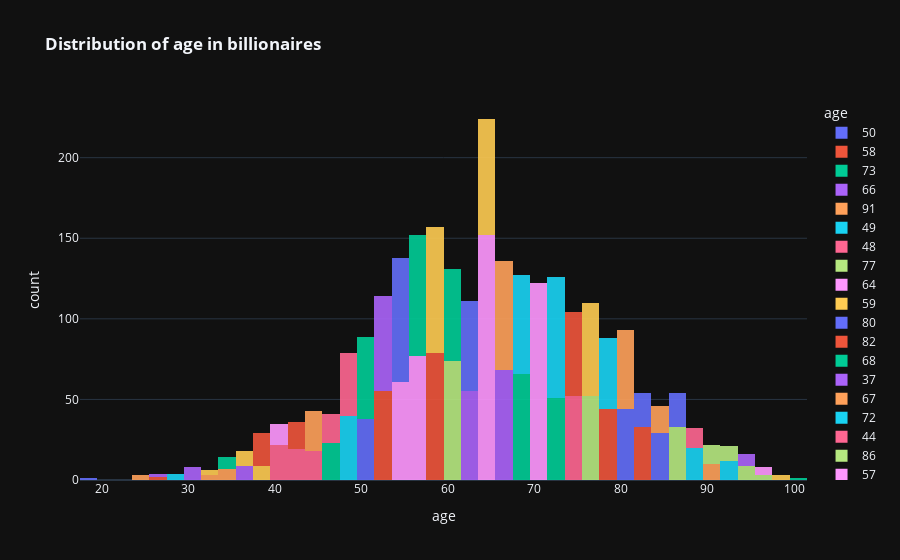

Notebook cell for this chart:
### Code cell
fig = px.histogram(forbes, x = 'age', template = 'plotly_dark', 
                   color = 'age', opacity = 0.9, title = '<b>Distribution of age in billionaires')
fig.show()

### Figure 1 — Plotly figure (JSON) as saved in the notebook; plotly's stock layout.template omitted (floating-point values rounded to 4 significant figures; data arrays with more than 128 entries replaced by an {"elided": "..."} marker saying what was removed)
{"data": [{"alignmentgroup": "True", "bingroup": "x", "hovertemplate": "age=%{x}<br>count=%{y}<extra></extra>", "legendgroup": "50", "marker": {"color": "#636efa", "opacity": 0.9, "pattern": {"shape": ""}}, "name": "50", "offsetgroup": "50", "orientation": "v", "showlegend": true, "type": "histogram", "x": [50, 50, 50, 50, 50, 50, 50, 50, 50, 50, 50, 50, 50, 50, 50, 50, 50, 50, 50, 50, 50, 50, 50, 50, 50, 50, 50, 50, 50, 50, 50, 50, 50, 50, 50, 50, 50, 50], "xaxis": "x", "yaxis": "y"}, {"alignmentgroup": "True", "bingroup": "x", "hovertemplate": "age=%{x}<br>count=%{y}<extra></extra>", "legendgroup": "58", "marker": {"color": "#EF553B", "opacity": 0.9, "pattern": {"shape": ""}}, "name": "58", "offsetgroup": "58", "orientation": "v", "showlegend": true, "type": "histogram", "x": [58, 58, 58, 58, 58, 58, 58, 58, 58, 58, 58, 58, 58, 58, 58, 58, 58, 58, 58, 58, 58, 58, 58, 58, 58, 58, 58, 58, 58, 58, 58, 58, 58, 58, 58, 58, 58, 58, 58, 58, 58, 58, 58, 58, 58, 58, 58, 58, 58, 58, 58, 58, 58, 58, 58, 58, 58, 58, 58, 58, 58, 58, 58, 58, 58, 58, 58, 58, 58, 58, 58, 58, 58, 58, 58, 58, 58, 58, 58], "xaxis": "x", "yaxis": "y"}, {"alignmentgroup": "True", "bingroup": "x", "hovertemplate": "age=%{x}<br>count=%{y}<extra></extra>", "legendgroup": "73", "marker": {"color": "#00cc96", "opacity": 0.9, "pattern": {"shape": ""}}, "name": "73", "offsetgroup": "73", "orientation": "v", "showlegend": true, "type": "histogram", "x": [73, 73, 73, 73, 73, 73, 73, 73, 73, 73, 73, 73, 73, 73, 73, 73, 73, 73, 73, 73, 73, 73, 73, 73, 73, 73, 73, 73, 73, 73, 73, 73, 73, 73, 73, 73, 73, 73, 73, 73, 73, 73, 73, 73, 73, 73, 73, 73, 73, 73, 73], "xaxis": "x", "yaxis": "y"}, {"alignmentgroup": "True", "bingroup": "x", "hovertemplate": "age=%{x}<br>count=%{y}<extra></extra>", "legendgroup": "66", "marker": {"color": "#ab63fa", "opacity": 0.9, "pattern": {"shape": ""}}, "name": "66", "offsetgroup": "66", "orientation": "v", "showlegend": true, "type": "histogram", "x": [66, 66, 66, 66, 66, 66, 66, 66, 66, 66, 66, 66, 66, 66, 66, 66, 66, 66, 66, 66, 66, 66, 66, 66, 66, 66, 66, 66, 66, 66, 66, 66, 66, 66, 66, 66, 66, 66, 66, 66, 66, 66, 66, 66, 66, 66, 66, 66, 66, 66, 66, 66, 66, 66, 66, 66, 66, 66, 66, 66, 66, 66, 66, 66, 66, 66, 66, 66], "xaxis": "x", "yaxis": "y"}, {"alignmentgroup": "True", "bingroup": "x", "hovertemplate": "age=%{x}<br>count=%{y}<extra></extra>", "legendgroup": "91", "marker": {"color": "#FFA15A", "opacity": 0.9, "pattern": {"shape": ""}}, "name": "91", "offsetgroup": "91", "orientation": "v", "showlegend": true, "type": "histogram", "x": [91, 91, 91, 91, 91, 91, 91, 91, 91, 91], "xaxis": "x", "yaxis": "y"}, {"alignmentgroup": "True", "bingroup": "x", "hovertemplate": "age=%{x}<br>count=%{y}<extra></extra>", "legendgroup": "49", "marker": {"color": "#19d3f3", "opacity": 0.9, "pattern": {"shape": ""}}, "name": "49", "offsetgroup": "49", "orientation": "v", "showlegend": true, "type": "histogram", "x": [49, 49, 49, 49, 49, 49, 49, 49, 49, 49, 49, 49, 49, 49, 49, 49, 49, 49, 49, 49, 49, 49, 49, 49, 49, 49, 49, 49, 49, 49, 49, 49, 49, 49, 49, 49, 49, 49, 49, 49], "xaxis": "x", "yaxis": "y"}, {"alignmentgroup": "True", "bingroup": "x", "hovertemplate": "age=%{x}<br>count=%{y}<extra></extra>", "legendgroup": "48", "marker": {"color": "#FF6692", "opacity": 0.9, "pattern": {"shape": ""}}, "name": "48", "offsetgroup": "48", "orientation": "v", "showlegend": true, "type": "histogram", "x": [48, 48, 48, 48, 48, 48, 48, 48, 48, 48, 48, 48, 48, 48, 48, 48, 48, 48, 48, 48, 48, 48, 48, 48, 48, 48, 48, 48, 48, 48, 48, 48, 48, 48, 48, 48, 48, 48, 48], "xaxis": "x", "yaxis": "y"}, {"alignmentgroup": "True", "bingroup": "x", "hovertemplate": "age=%{x}<br>count=%{y}<extra></extra>", "legendgroup": "77", "marker": {"color": "#B6E880", "opacity": 0.9, "pattern": {"shape": ""}}, "name": "77", "offsetgroup": "77", "orientation": "v", "showlegend": true, "type": "histogram", "x": [77, 77, 77, 77, 77, 77, 77, 77, 77, 77, 77, 77, 77, 77, 77, 77, 77, 77, 77, 77, 77, 77, 77, 77, 77, 77, 77, 77, 77, 77, 77, 77, 77, 77, 77, 77, 77, 77, 77, 77, 77, 77, 77, 77, 77, 77, 77, 77, 77, 77, 77, 77], "xaxis": "x", "yaxis": "y"}, {"alignmentgroup": "True", "bingroup": "x", "hovertemplate": "age=%{x}<br>count=%{y}<extra></extra>", "legendgroup": "64", "marker": {"color": "#FF97FF", "opacity": 0.9, "pattern": {"shape": ""}}, "name": "64", "offsetgroup": "64", "orientation": "v", "showlegend": true, "type": "histogram", "x": {"elided": "152 int values"}, "xaxis": "x", "yaxis": "y"}, {"alignmentgroup": "True", "bingroup": "x", "hovertemplate": "age=%{x}<br>count=%{y}<extra></extra>", "legendgroup": "59", "marker": {"color": "#FECB52", "opacity": 0.9, "pattern": {"shape": ""}}, "name": "59", "offsetgroup": "59", "orientation": "v", "showlegend": true, "type": "histogram", "x": [59, 59, 59, 59, 59, 59, 59, 59, 59, 59, 59, 59, 59, 59, 59, 59, 59, 59, 59, 59, 59, 59, 59, 59, 59, 59, 59, 59, 59, 59, 59, 59, 59, 59, 59, 59, 59, 59, 59, 59, 59, 59, 59, 59, 59, 59, 59, 59, 59, 59, 59, 59, 59, 59, 59, 59, 59, 59, 59, 59, 59, 59, 59, 59, 59, 59, 59, 59, 59, 59, 59, 59, 59, 59, 59, 59, 59, 59], "xaxis": "x", "yaxis": "y"}, {"alignmentgroup": "True", "bingroup": "x", "hovertemplate": "age=%{x}<br>count=%{y}<extra></extra>", "legendgroup": "80", "marker": {"color": "#636efa", "opacity": 0.9, "pattern": {"shape": ""}}, "name": "80", "offsetgroup": "80", "orientation": "v", "showlegend": true, "type": "histogram", "x": [80, 80, 80, 80, 80, 80, 80, 80, 80, 80, 80, 80, 80, 80, 80, 80, 80, 80, 80, 80, 80, 80, 80, 80, 80, 80, 80, 80, 80, 80, 80, 80, 80, 80, 80, 80, 80, 80, 80, 80, 80, 80, 80, 80], "xaxis": "x", "yaxis": "y"}, {"alignmentgroup": "True", "bingroup": "x", "hovertemplate": "age=%{x}<br>count=%{y}<extra></extra>", "legendgroup": "82", "marker": {"color": "#EF553B", "opacity": 0.9, "pattern": {"shape": ""}}, "name": "82", "offsetgroup": "82", "orientation": "v", "showlegend": true, "type": "histogram", "x": [82, 82, 82, 82, 82, 82, 82, 82, 82, 82, 82, 82, 82, 82, 82, 82, 82, 82, 82, 82, 82, 82, 82, 82, 82, 82, 82, 82, 82, 82, 82, 82, 82], "xaxis": "x", "yaxis": "y"}, {"alignmentgroup": "True", "bingroup": "x", "hovertemplate": "age=%{x}<br>count=%{y}<extra></extra>", "legendgroup": "68", "marker": {"color": "#00cc96", "opacity": 0.9, "pattern": {"shape": ""}}, "name": "68", "offsetgroup": "68", "orientation": "v", "showlegend": true, "type": "histogram", "x": [68, 68, 68, 68, 68, 68, 68, 68, 68, 68, 68, 68, 68, 68, 68, 68, 68, 68, 68, 68, 68, 68, 68, 68, 68, 68, 68, 68, 68, 68, 68, 68, 68, 68, 68, 68, 68, 68, 68, 68, 68, 68, 68, 68, 68, 68, 68, 68, 68, 68, 68, 68, 68, 68, 68, 68, 68, 68, 68, 68, 68, 68, 68, 68, 68, 68], "xaxis": "x", "yaxis": "y"}, {"alignmentgroup": "True", "bingroup": "x", "hovertemplate": "age=%{x}<br>count=%{y}<extra></extra>", "legendgroup": "37", "marker": {"color": "#ab63fa", "opacity": 0.9, "pattern": {"shape": ""}}, "name": "37", "offsetgroup": "37", "orientation": "v", "showlegend": true, "type": "histogram", "x": [37, 37, 37, 37, 37, 37, 37, 37, 37], "xaxis": "x", "yaxis": "y"}, {"alignmentgroup": "True", "bingroup": "x", "hovertemplate": "age=%{x}<br>count=%{y}<extra></extra>", "legendgroup": "67", "marker": {"color": "#FFA15A", "opacity": 0.9, "pattern": {"shape": ""}}, "name": "67", "offsetgroup": "67", "orientation": "v", "showlegend": true, "type": "histogram", "x": [67, 67, 67, 67, 67, 67, 67, 67, 67, 67, 67, 67, 67, 67, 67, 67, 67, 67, 67, 67, 67, 67, 67, 67, 67, 67, 67, 67, 67, 67, 67, 67, 67, 67, 67, 67, 67, 67, 67, 67, 67, 67, 67, 67, 67, 67, 67, 67, 67, 67, 67, 67, 67, 67, 67, 67, 67, 67, 67, 67, 67, 67, 67, 67, 67, 67, 67, 67], "xaxis": "x", "yaxis": "y"}, {"alignmentgroup": "True", "bingroup": "x", "hovertemplate": "age=%{x}<br>count=%{y}<extra></extra>", "legendgroup": "72", "marker": {"color": "#19d3f3", "opacity": 0.9, "pattern": {"shape": ""}}, "name": "72", "offsetgroup": "72", "orientation": "v", "showlegend": true, "type": "histogram", "x": [72, 72, 72, 72, 72, 72, 72, 72, 72, 72, 72, 72, 72, 72, 72, 72, 72, 72, 72, 72, 72, 72, 72, 72, 72, 72, 72, 72, 72, 72, 72, 72, 72, 72, 72, 72, 72, 72, 72, 72, 72, 72, 72, 72, 72, 72, 72, 72, 72, 72, 72, 72, 72, 72, 72, 72, 72, 72, 72, 72, 72, 72, 72, 72, 72, 72, 72, 72, 72, 72, 72, 72, 72, 72, 72], "xaxis": "x", "yaxis": "y"}, {"alignmentgroup": "True", "bingroup": "x", "hovertemplate": "age=%{x}<br>count=%{y}<extra></extra>", "legendgroup": "44", "marker": {"color": "#FF6692", "opacity": 0.9, "pattern": {"shape": ""}}, "name": "44", "offsetgroup": "44", "orientation": "v", "showlegend": true, "type": "histogram", "x": [44, 44, 44, 44, 44, 44, 44, 44, 44, 44, 44, 44, 44, 44, 44, 44, 44, 44], "xaxis": "x", "yaxis": "y"}, {"alignmentgroup": "True", "bingroup": "x", "hovertemplate": "age=%{x}<br>count=%{y}<extra></extra>", "legendgroup": "86", "marker": {"color": "#B6E880", "opacity": 0.9, "pattern": {"shape": ""}}, "name": "86", "offsetgroup": "86", "orientation": "v", "showlegend": true, "type": "histogram", "x": [86, 86, 86, 86, 86, 86, 86, 86, 86, 86, 86, 86, 86, 86, 86, 86, 86, 86, 86, 86, 86, 86, 86, 86, 86, 86, 86, 86, 86, 86, 86, 86, 86], "xaxis": "x", "yaxis": "y"}, {"alignmentgroup": "True", "bingroup": "x", "hovertemplate": "age=%{x}<br>count=%{y}<extra></extra>", "legendgroup": "57", "marker": {"color": "#FF97FF", "opacity": 0.9, "pattern": {"shape": ""}}, "name": "57", "offsetgroup": "57", "orientation": "v", "showlegend": true, "type": "histogram", "x": [57, 57, 57, 57, 57, 57, 57, 57, 57, 57, 57, 57, 57, 57, 57, 57, 57, 57, 57, 57, 57, 57, 57, 57, 57, 57, 57, 57, 57, 57, 57, 57, 57, 57, 57, 57, 57, 57, 57, 57, 57, 57, 57, 57, 57, 57, 57, 57, 57, 57, 57, 57, 57, 57, 57, 57, 57, 57, 57, 57, 57, 57, 57, 57, 57, 57, 57, 57, 57, 57, 57, 57, 57, 57, 57, 57, 57], "xaxis": "x", "yaxis": "y"}, {"alignmentgroup": "True", "bingroup": "x", "hovertemplate": "age=%{x}<br>count=%{y}<extra></extra>", "legendgroup": "38", "marker": {"color": "#FECB52", "opacity": 0.9, "pattern": {"shape": ""}}, "name": "38", "offsetgroup": "38", "orientation": "v", "showlegend": true, "type": "histogram", "x": [38, 38, 38, 38, 38, 38, 38, 38, 38], "xaxis": "x", "yaxis": "y"}, {"alignmentgroup": "True", "bingroup": "x", "hovertemplate": "age=%{x}<br>count=%{y}<extra></extra>", "legendgroup": "84", "marker": {"color": "#636efa", "opacity": 0.9, "pattern": {"shape": ""}}, "name": "84", "offsetgroup": "84", "orientation": "v", "showlegend": true, "type": "histogram", "x": [84, 84, 84, 84, 84, 84, 84, 84, 84, 84, 84, 84, 84, 84, 84, 84, 84, 84, 84, 84, 84, 84, 84, 84, 84, 84, 84, 84, 84], "xaxis": "x", "yaxis": "y"}, {"alignmentgroup": "True", "bingroup": "x", "hovertemplate": "age=%{x}<br>count=%{y}<extra></extra>", "legendgroup": "53", "marker": {"color": "#EF553B", "opacity": 0.9, "pattern": {"shape": ""}}, "name": "53", "offsetgroup": "53", "orientation": "v", "showlegend": true, "type": "histogram", "x": [53, 53, 53, 53, 53, 53, 53, 53, 53, 53, 53, 53, 53, 53, 53, 53, 53, 53, 53, 53, 53, 53, 53, 53, 53, 53, 53, 53, 53, 53, 53, 53, 53, 53, 53, 53, 53, 53, 53, 53, 53, 53, 53, 53, 53, 53, 53, 53, 53, 53, 53, 53, 53, 53, 53], "xaxis": "x", "yaxis": "y"}, {"alignmentgroup": "True", "bingroup": "x", "hovertemplate": "age=%{x}<br>count=%{y}<extra></extra>", "legendgroup": "51", "marker": {"color": "#00cc96", "opacity": 0.9, "pattern": {"shape": ""}}, "name": "51", "offsetgroup": "51", "orientation": "v", "showlegend": true, "type": "histogram", "x": [51, 51, 51, 51, 51, 51, 51, 51, 51, 51, 51, 51, 51, 51, 51, 51, 51, 51, 51, 51, 51, 51, 51, 51, 51, 51, 51, 51, 51, 51, 51, 51, 51, 51, 51, 51, 51, 51, 51, 51, 51, 51, 51, 51, 51, 51, 51, 51, 51, 51, 51], "xaxis": "x", "yaxis": "y"}, {"alignmentgroup": "True", "bingroup": "x", "hovertemplate": "age=%{x}<br>count=%{y}<extra></extra>", "legendgroup": "52", "marker": {"color": "#ab63fa", "opacity": 0.9, "pattern": {"shape": ""}}, "name": "52", "offsetgroup": "52", "orientation": "v", "showlegend": true, "type": "histogram", "x": [52, 52, 52, 52, 52, 52, 52, 52, 52, 52, 52, 52, 52, 52, 52, 52, 52, 52, 52, 52, 52, 52, 52, 52, 52, 52, 52, 52, 52, 52, 52, 52, 52, 52, 52, 52, 52, 52, 52, 52, 52, 52, 52, 52, 52, 52, 52, 52, 52, 52, 52, 52, 52, 52, 52, 52, 52, 52, 52], "xaxis": "x", "yaxis": "y"}, {"alignmentgroup": "True", "bingroup": "x", "hovertemplate": "age=%{x}<br>count=%{y}<extra></extra>", "legendgroup": "85", "marker": {"color": "#FFA15A", "opacity": 0.9, "pattern": {"shape": ""}}, "name": "85", "offsetgroup": "85", "orientation": "v", "showlegend": true, "type": "histogram", "x": [85, 85, 85, 85, 85, 85, 85, 85, 85, 85, 85, 85, 85, 85, 85, 85, 85], "xaxis": "x", "yaxis": "y"}, {"alignmentgroup": "True", "bingroup": "x", "hovertemplate": "age=%{x}<br>count=%{y}<extra></extra>", "legendgroup": "93", "marker": {"color": "#19d3f3", "opacity": 0.9, "pattern": {"shape": ""}}, "name": "93", "offsetgroup": "93", "orientation": "v", "showlegend": true, "type": "histogram", "x": [93, 93, 93, 93, 93, 93, 93, 93, 93, 93, 93, 93], "xaxis": "x", "yaxis": "y"}, {"alignmentgroup": "True", "bingroup": "x", "hovertemplate": "age=%{x}<br>count=%{y}<extra></extra>", "legendgroup": "75", "marker": {"color": "#FF6692", "opacity": 0.9, "pattern": {"shape": ""}}, "name": "75", "offsetgroup": "75", "orientation": "v", "showlegend": true, "type": "histogram", "x": [75, 75, 75, 75, 75, 75, 75, 75, 75, 75, 75, 75, 75, 75, 75, 75, 75, 75, 75, 75, 75, 75, 75, 75, 75, 75, 75, 75, 75, 75, 75, 75, 75, 75, 75, 75, 75, 75, 75, 75, 75, 75, 75, 75, 75, 75, 75, 75, 75, 75, 75, 75], "xaxis": "x", "yaxis": "y"}, {"alignmentgroup": "True", "bingroup": "x", "hovertemplate": "age=%{x}<br>count=%{y}<extra></extra>", "legendgroup": "94", "marker": {"color": "#B6E880", "opacity": 0.9, "pattern": {"shape": ""}}, "name": "94", "offsetgroup": "94", "orientation": "v", "showlegend": true, "type": "histogram", "x": [94, 94, 94, 94, 94, 94, 94, 94, 94], "xaxis": "x", "yaxis": "y"}, {"alignmentgroup": "True", "bingroup": "x", "hovertemplate": "age=%{x}<br>count=%{y}<extra></extra>", "legendgroup": "71", "marker": {"color": "#FF97FF", "opacity": 0.9, "pattern": {"shape": ""}}, "name": "71", "offsetgroup": "71", "orientation": "v", "showlegend": true, "type": "histogram", "x": [71, 71, 71, 71, 71, 71, 71, 71, 71, 71, 71, 71, 71, 71, 71, 71, 71, 71, 71, 71, 71, 71, 71, 71, 71, 71, 71, 71, 71, 71, 71, 71, 71, 71, 71, 71, 71, 71, 71, 71, 71, 71, 71, 71, 71, 71, 71, 71, 71, 71, 71, 71, 71, 71, 71, 71, 71, 71, 71, 71, 71, 71], "xaxis": "x", "yaxis": "y"}, {"alignmentgroup": "True", "bingroup": "x", "hovertemplate": "age=%{x}<br>count=%{y}<extra></extra>", "legendgroup": "76", "marker": {"color": "#FECB52", "opacity": 0.9, "pattern": {"shape": ""}}, "name": "76", "offsetgroup": "76", "orientation": "v", "showlegend": true, "type": "histogram", "x": [76, 76, 76, 76, 76, 76, 76, 76, 76, 76, 76, 76, 76, 76, 76, 76, 76, 76, 76, 76, 76, 76, 76, 76, 76, 76, 76, 76, 76, 76, 76, 76, 76, 76, 76, 76, 76, 76, 76, 76, 76, 76, 76, 76, 76, 76, 76, 76, 76, 76, 76, 76, 76, 76, 76, 76, 76, 76], "xaxis": "x", "yaxis": "y"}, {"alignmentgroup": "True", "bingroup": "x", "hovertemplate": "age=%{x}<br>count=%{y}<extra></extra>", "legendgroup": "83", "marker": {"color": "#636efa", "opacity": 0.9, "pattern": {"shape": ""}}, "name": "83", "offsetgroup": "83", "orientation": "v", "showlegend": true, "type": "histogram", "x": [83, 83, 83, 83, 83, 83, 83, 83, 83, 83, 83, 83, 83, 83, 83, 83, 83, 83, 83, 83, 83], "xaxis": "x", "yaxis": "y"}, {"alignmentgroup": "True", "bingroup": "x", "hovertemplate": "age=%{x}<br>count=%{y}<extra></extra>", "legendgroup": "79", "marker": {"color": "#EF553B", "opacity": 0.9, "pattern": {"shape": ""}}, "name": "79", "offsetgroup": "79", "orientation": "v", "showlegend": true, "type": "histogram", "x": [79, 79, 79, 79, 79, 79, 79, 79, 79, 79, 79, 79, 79, 79, 79, 79, 79, 79, 79, 79, 79, 79, 79, 79, 79, 79, 79, 79, 79, 79, 79, 79, 79, 79, 79, 79, 79, 79, 79, 79, 79, 79, 79, 79], "xaxis": "x", "yaxis": "y"}, {"alignmentgroup": "True", "bingroup": "x", "hovertemplate": "age=%{x}<br>count=%{y}<extra></extra>", "legendgroup": "56", "marker": {"color": "#00cc96", "opacity": 0.9, "pattern": {"shape": ""}}, "name": "56", "offsetgroup": "56", "orientation": "v", "showlegend": true, "type": "histogram", "x": [56, 56, 56, 56, 56, 56, 56, 56, 56, 56, 56, 56, 56, 56, 56, 56, 56, 56, 56, 56, 56, 56, 56, 56, 56, 56, 56, 56, 56, 56, 56, 56, 56, 56, 56, 56, 56, 56, 56, 56, 56, 56, 56, 56, 56, 56, 56, 56, 56, 56, 56, 56, 56, 56, 56, 56, 56, 56, 56, 56, 56, 56, 56, 56, 56, 56, 56, 56, 56, 56, 56, 56, 56, 56, 56], "xaxis": "x", "yaxis": "y"}, {"alignmentgroup": "True", "bingroup": "x", "hovertemplate": "age=%{x}<br>count=%{y}<extra></extra>", "legendgroup": "30", "marker": {"color": "#ab63fa", "opacity": 0.9, "pattern": {"shape": ""}}, "name": "30", "offsetgroup": "30", "orientation": "v", "showlegend": true, "type": "histogram", "x": [30, 30, 30], "xaxis": "x", "yaxis": "y"}, {"alignmentgroup": "True", "bingroup": "x", "hovertemplate": "age=%{x}<br>count=%{y}<extra></extra>", "legendgroup": "81", "marker": {"color": "#FFA15A", "opacity": 0.9, "pattern": {"shape": ""}}, "name": "81", "offsetgroup": "81", "orientation": "v", "showlegend": true, "type": "histogram", "x": [81, 81, 81, 81, 81, 81, 81, 81, 81, 81, 81, 81, 81, 81, 81, 81, 81, 81, 81, 81, 81, 81, 81, 81, 81, 81, 81, 81, 81, 81, 81, 81, 81, 81, 81, 81, 81, 81, 81, 81, 81, 81, 81, 81, 81, 81, 81, 81, 81], "xaxis": "x", "yaxis": "y"}, {"alignmentgroup": "True", "bingroup": "x", "hovertemplate": "age=%{x}<br>count=%{y}<extra></extra>", "legendgroup": "89", "marker": {"color": "#19d3f3", "opacity": 0.9, "pattern": {"shape": ""}}, "name": "89", "offsetgroup": "89", "orientation": "v", "showlegend": true, "type": "histogram", "x": [89, 89, 89, 89, 89, 89, 89, 89, 89, 89, 89, 89, 89, 89, 89, 89, 89, 89, 89, 89], "xaxis": "x", "yaxis": "y"}, {"alignmentgroup": "True", "bingroup": "x", "hovertemplate": "age=%{x}<br>count=%{y}<extra></extra>", "legendgroup": "40", "marker": {"color": "#FF6692", "opacity": 0.9, "pattern": {"shape": ""}}, "name": "40", "offsetgroup": "40", "orientation": "v", "showlegend": true, "type": "histogram", "x": [40, 40, 40, 40, 40, 40, 40, 40, 40, 40, 40, 40, 40, 40, 40, 40, 40, 40, 40, 40, 40, 40], "xaxis": "x", "yaxis": "y"}, {"alignmentgroup": "True", "bingroup": "x", "hovertemplate": "age=%{x}<br>count=%{y}<extra></extra>", "legendgroup": "60", "marker": {"color": "#B6E880", "opacity": 0.9, "pattern": {"shape": ""}}, "name": "60", "offsetgroup": "60", "orientation": "v", "showlegend": true, "type": "histogram", "x": [60, 60, 60, 60, 60, 60, 60, 60, 60, 60, 60, 60, 60, 60, 60, 60, 60, 60, 60, 60, 60, 60, 60, 60, 60, 60, 60, 60, 60, 60, 60, 60, 60, 60, 60, 60, 60, 60, 60, 60, 60, 60, 60, 60, 60, 60, 60, 60, 60, 60, 60, 60, 60, 60, 60, 60, 60, 60, 60, 60, 60, 60, 60, 60, 60, 60, 60, 60, 60, 60, 60, 60, 60, 60], "xaxis": "x", "yaxis": "y"}, {"alignmentgroup": "True", "bingroup": "x", "hovertemplate": "age=%{x}<br>count=%{y}<extra></extra>", "legendgroup": "55", "marker": {"color": "#FF97FF", "opacity": 0.9, "pattern": {"shape": ""}}, "name": "55", "offsetgroup": "55", "orientation": "v", "showlegend": true, "type": "histogram", "x": [55, 55, 55, 55, 55, 55, 55, 55, 55, 55, 55, 55, 55, 55, 55, 55, 55, 55, 55, 55, 55, 55, 55, 55, 55, 55, 55, 55, 55, 55, 55, 55, 55, 55, 55, 55, 55, 55, 55, 55, 55, 55, 55, 55, 55, 55, 55, 55, 55, 55, 55, 55, 55, 55, 55, 55, 55, 55, 55, 55, 55], "xaxis": "x", "yaxis": "y"}, {"alignmentgroup": "True", "bingroup": "x", "hovertemplate": "age=%{x}<br>count=%{y}<extra></extra>", "legendgroup": "65", "marker": {"color": "#FECB52", "opacity": 0.9, "pattern": {"shape": ""}}, "name": "65", "offsetgroup": "65", "orientation": "v", "showlegend": true, "type": "histogram", "x": [65, 65, 65, 65, 65, 65, 65, 65, 65, 65, 65, 65, 65, 65, 65, 65, 65, 65, 65, 65, 65, 65, 65, 65, 65, 65, 65, 65, 65, 65, 65, 65, 65, 65, 65, 65, 65, 65, 65, 65, 65, 65, 65, 65, 65, 65, 65, 65, 65, 65, 65, 65, 65, 65, 65, 65, 65, 65, 65, 65, 65, 65, 65, 65, 65, 65, 65, 65, 65, 65, 65, 65], "xaxis": "x", "yaxis": "y"}, {"alignmentgroup": "True", "bingroup": "x", "hovertemplate": "age=%{x}<br>count=%{y}<extra></extra>", "legendgroup": "54", "marker": {"color": "#636efa", "opacity": 0.9, "pattern": {"shape": ""}}, "name": "54", "offsetgroup": "54", "orientation": "v", "showlegend": true, "type": "histogram", "x": [54, 54, 54, 54, 54, 54, 54, 54, 54, 54, 54, 54, 54, 54, 54, 54, 54, 54, 54, 54, 54, 54, 54, 54, 54, 54, 54, 54, 54, 54, 54, 54, 54, 54, 54, 54, 54, 54, 54, 54, 54, 54, 54, 54, 54, 54, 54, 54, 54, 54, 54, 54, 54, 54, 54, 54, 54, 54, 54, 54, 54, 54, 54, 54, 54, 54, 54, 54, 54, 54, 54, 54, 54, 54, 54, 54, 54], "xaxis": "x", "yaxis": "y"}, {"alignmentgroup": "True", "bingroup": "x", "hovertemplate": "age=%{x}<br>count=%{y}<extra></extra>", "legendgroup": "74", "marker": {"color": "#EF553B", "opacity": 0.9, "pattern": {"shape": ""}}, "name": "74", "offsetgroup": "74", "orientation": "v", "showlegend": true, "type": "histogram", "x": [74, 74, 74, 74, 74, 74, 74, 74, 74, 74, 74, 74, 74, 74, 74, 74, 74, 74, 74, 74, 74, 74, 74, 74, 74, 74, 74, 74, 74, 74, 74, 74, 74, 74, 74, 74, 74, 74, 74, 74, 74, 74, 74, 74, 74, 74, 74, 74, 74, 74, 74, 74], "xaxis": "x", "yaxis": "y"}, {"alignmentgroup": "True", "bingroup": "x", "hovertemplate": "age=%{x}<br>count=%{y}<extra></extra>", "legendgroup": "61", "marker": {"color": "#00cc96", "opacity": 0.9, "pattern": {"shape": ""}}, "name": "61", "offsetgroup": "61", "orientation": "v", "showlegend": true, "type": "histogram", "x": [61, 61, 61, 61, 61, 61, 61, 61, 61, 61, 61, 61, 61, 61, 61, 61, 61, 61, 61, 61, 61, 61, 61, 61, 61, 61, 61, 61, 61, 61, 61, 61, 61, 61, 61, 61, 61, 61, 61, 61, 61, 61, 61, 61, 61, 61, 61, 61, 61, 61, 61, 61, 61, 61, 61, 61, 61], "xaxis": "x", "yaxis": "y"}, {"alignmentgroup": "True", "bingroup": "x", "hovertemplate": "age=%{x}<br>count=%{y}<extra></extra>", "legendgroup": "63", "marker": {"color": "#ab63fa", "opacity": 0.9, "pattern": {"shape": ""}}, "name": "63", "offsetgroup": "63", "orientation": "v", "showlegend": true, "type": "histogram", "x": [63, 63, 63, 63, 63, 63, 63, 63, 63, 63, 63, 63, 63, 63, 63, 63, 63, 63, 63, 63, 63, 63, 63, 63, 63, 63, 63, 63, 63, 63, 63, 63, 63, 63, 63, 63, 63, 63, 63, 63, 63, 63, 63, 63, 63, 63, 63, 63, 63, 63, 63, 63, 63, 63, 63], "xaxis": "x", "yaxis": "y"}, {"alignmentgroup": "True", "bingroup": "x", "hovertemplate": "age=%{x}<br>count=%{y}<extra></extra>", "legendgroup": "35", "marker": {"color": "#FFA15A", "opacity": 0.9, "pattern": {"shape": ""}}, "name": "35", "offsetgroup": "35", "orientation": "v", "showlegend": true, "type": "histogram", "x": [35, 35, 35, 35, 35, 35, 35], "xaxis": "x", "yaxis": "y"}, {"alignmentgroup": "True", "bingroup": "x", "hovertemplate": "age=%{x}<br>count=%{y}<extra></extra>", "legendgroup": "69", "marker": {"color": "#19d3f3", "opacity": 0.9, "pattern": {"shape": ""}}, "name": "69", "offsetgroup": "69", "orientation": "v", "showlegend": true, "type": "histogram", "x": [69, 69, 69, 69, 69, 69, 69, 69, 69, 69, 69, 69, 69, 69, 69, 69, 69, 69, 69, 69, 69, 69, 69, 69, 69, 69, 69, 69, 69, 69, 69, 69, 69, 69, 69, 69, 69, 69, 69, 69, 69, 69, 69, 69, 69, 69, 69, 69, 69, 69, 69, 69, 69, 69, 69, 69, 69, 69, 69, 69, 69], "xaxis": "x", "yaxis": "y"}, {"alignmentgroup": "True", "bingroup": "x", "hovertemplate": "age=%{x}<br>count=%{y}<extra></extra>", "legendgroup": "42", "marker": {"color": "#FF6692", "opacity": 0.9, "pattern": {"shape": ""}}, "name": "42", "offsetgroup": "42", "orientation": "v", "showlegend": true, "type": "histogram", "x": [42, 42, 42, 42, 42, 42, 42, 42, 42, 42, 42, 42, 42, 42, 42, 42, 42, 42, 42], "xaxis": "x", "yaxis": "y"}, {"alignmentgroup": "True", "bingroup": "x", "hovertemplate": "age=%{x}<br>count=%{y}<extra></extra>", "legendgroup": "92", "marker": {"color": "#B6E880", "opacity": 0.9, "pattern": {"shape": ""}}, "name": "92", "offsetgroup": "92", "orientation": "v", "showlegend": true, "type": "histogram", "x": [92, 92, 92, 92, 92, 92, 92, 92, 92], "xaxis": "x", "yaxis": "y"}, {"alignmentgroup": "True", "bingroup": "x", "hovertemplate": "age=%{x}<br>count=%{y}<extra></extra>", "legendgroup": "70", "marker": {"color": "#FF97FF", "opacity": 0.9, "pattern": {"shape": ""}}, "name": "70", "offsetgroup": "70", "orientation": "v", "showlegend": true, "type": "histogram", "x": [70, 70, 70, 70, 70, 70, 70, 70, 70, 70, 70, 70, 70, 70, 70, 70, 70, 70, 70, 70, 70, 70, 70, 70, 70, 70, 70, 70, 70, 70, 70, 70, 70, 70, 70, 70, 70, 70, 70, 70, 70, 70, 70, 70, 70, 70, 70, 70, 70, 70, 70, 70, 70, 70, 70, 70, 70, 70, 70, 70], "xaxis": "x", "yaxis": "y"}, {"alignmentgroup": "True", "bingroup": "x", "hovertemplate": "age=%{x}<br>count=%{y}<extra></extra>", "legendgroup": "98", "marker": {"color": "#FECB52", "opacity": 0.9, "pattern": {"shape": ""}}, "name": "98", "offsetgroup": "98", "orientation": "v", "showlegend": true, "type": "histogram", "x": [98, 98, 98], "xaxis": "x", "yaxis": "y"}, {"alignmentgroup": "True", "bingroup": "x", "hovertemplate": "age=%{x}<br>count=%{y}<extra></extra>", "legendgroup": "62", "marker": {"color": "#636efa", "opacity": 0.9, "pattern": {"shape": ""}}, "name": "62", "offsetgroup": "62", "orientation": "v", "showlegend": true, "type": "histogram", "x": [62, 62, 62, 62, 62, 62, 62, 62, 62, 62, 62, 62, 62, 62, 62, 62, 62, 62, 62, 62, 62, 62, 62, 62, 62, 62, 62, 62, 62, 62, 62, 62, 62, 62, 62, 62, 62, 62, 62, 62, 62, 62, 62, 62, 62, 62, 62, 62, 62, 62, 62, 62, 62, 62, 62, 62], "xaxis": "x", "yaxis": "y"}, {"alignmentgroup": "True", "bingroup": "x", "hovertemplate": "age=%{x}<br>count=%{y}<extra></extra>", "legendgroup": "43", "marker": {"color": "#EF553B", "opacity": 0.9, "pattern": {"shape": ""}}, "name": "43", "offsetgroup": "43", "orientation": "v", "showlegend": true, "type": "histogram", "x": [43, 43, 43, 43, 43, 43, 43, 43, 43, 43, 43, 43, 43, 43, 43, 43, 43], "xaxis": "x", "yaxis": "y"}, {"alignmentgroup": "True", "bingroup": "x", "hovertemplate": "age=%{x}<br>count=%{y}<extra></extra>", "legendgroup": "46", "marker": {"color": "#00cc96", "opacity": 0.9, "pattern": {"shape": ""}}, "name": "46", "offsetgroup": "46", "orientation": "v", "showlegend": true, "type": "histogram", "x": [46, 46, 46, 46, 46, 46, 46, 46, 46, 46, 46, 46, 46, 46, 46, 46, 46, 46, 46, 46, 46, 46, 46], "xaxis": "x", "yaxis": "y"}, {"alignmentgroup": "True", "bingroup": "x", "hovertemplate": "age=%{x}<br>count=%{y}<extra></extra>", "legendgroup": "31", "marker": {"color": "#ab63fa", "opacity": 0.9, "pattern": {"shape": ""}}, "name": "31", "offsetgroup": "31", "orientation": "v", "showlegend": true, "type": "histogram", "x": [31, 31, 31, 31, 31], "xaxis": "x", "yaxis": "y"}, {"alignmentgroup": "True", "bingroup": "x", "hovertemplate": "age=%{x}<br>count=%{y}<extra></extra>", "legendgroup": "33", "marker": {"color": "#FFA15A", "opacity": 0.9, "pattern": {"shape": ""}}, "name": "33", "offsetgroup": "33", "orientation": "v", "showlegend": true, "type": "histogram", "x": [33, 33, 33], "xaxis": "x", "yaxis": "y"}, {"alignmentgroup": "True", "bingroup": "x", "hovertemplate": "age=%{x}<br>count=%{y}<extra></extra>", "legendgroup": "78", "marker": {"color": "#19d3f3", "opacity": 0.9, "pattern": {"shape": ""}}, "name": "78", "offsetgroup": "78", "orientation": "v", "showlegend": true, "type": "histogram", "x": [78, 78, 78, 78, 78, 78, 78, 78, 78, 78, 78, 78, 78, 78, 78, 78, 78, 78, 78, 78, 78, 78, 78, 78, 78, 78, 78, 78, 78, 78, 78, 78, 78, 78, 78, 78, 78, 78, 78, 78, 78, 78, 78, 78], "xaxis": "x", "yaxis": "y"}, {"alignmentgroup": "True", "bingroup": "x", "hovertemplate": "age=%{x}<br>count=%{y}<extra></extra>", "legendgroup": "88", "marker": {"color": "#FF6692", "opacity": 0.9, "pattern": {"shape": ""}}, "name": "88", "offsetgroup": "88", "orientation": "v", "showlegend": true, "type": "histogram", "x": [88, 88, 88, 88, 88, 88, 88, 88, 88, 88, 88, 88], "xaxis": "x", "yaxis": "y"}, {"alignmentgroup": "True", "bingroup": "x", "hovertemplate": "age=%{x}<br>count=%{y}<extra></extra>", "legendgroup": "90", "marker": {"color": "#B6E880", "opacity": 0.9, "pattern": {"shape": ""}}, "name": "90", "offsetgroup": "90", "orientation": "v", "showlegend": true, "type": "histogram", "x": [90, 90, 90, 90, 90, 90, 90, 90, 90, 90, 90, 90], "xaxis": "x", "yaxis": "y"}, {"alignmentgroup": "True", "bingroup": "x", "hovertemplate": "age=%{x}<br>count=%{y}<extra></extra>", "legendgroup": "41", "marker": {"color": "#FF97FF", "opacity": 0.9, "pattern": {"shape": ""}}, "name": "41", "offsetgroup": "41", "orientation": "v", "showlegend": true, "type": "histogram", "x": [41, 41, 41, 41, 41, 41, 41, 41, 41, 41, 41, 41, 41], "xaxis": "x", "yaxis": "y"}, {"alignmentgroup": "True", "bingroup": "x", "hovertemplate": "age=%{x}<br>count=%{y}<extra></extra>", "legendgroup": "36", "marker": {"color": "#FECB52", "opacity": 0.9, "pattern": {"shape": ""}}, "name": "36", "offsetgroup": "36", "orientation": "v", "showlegend": true, "type": "histogram", "x": [36, 36, 36, 36, 36, 36, 36, 36, 36], "xaxis": "x", "yaxis": "y"}, {"alignmentgroup": "True", "bingroup": "x", "hovertemplate": "age=%{x}<br>count=%{y}<extra></extra>", "legendgroup": "87", "marker": {"color": "#636efa", "opacity": 0.9, "pattern": {"shape": ""}}, "name": "87", "offsetgroup": "87", "orientation": "v", "showlegend": true, "type": "histogram", "x": [87, 87, 87, 87, 87, 87, 87, 87, 87, 87, 87, 87, 87, 87, 87, 87, 87, 87, 87, 87, 87], "xaxis": "x", "yaxis": "y"}, {"alignmentgroup": "True", "bingroup": "x", "hovertemplate": "age=%{x}<br>count=%{y}<extra></extra>", "legendgroup": "39", "marker": {"color": "#EF553B", "opacity": 0.9, "pattern": {"shape": ""}}, "name": "39", "offsetgroup": "39", "orientation": "v", "showlegend": true, "type": "histogram", "x": [39, 39, 39, 39, 39, 39, 39, 39, 39, 39, 39, 39, 39, 39, 39, 39, 39, 39, 39, 39], "xaxis": "x", "yaxis": "y"}, {"alignmentgroup": "True", "bingroup": "x", "hovertemplate": "age=%{x}<br>count=%{y}<extra></extra>", "legendgroup": "34", "marker": {"color": "#00cc96", "opacity": 0.9, "pattern": {"shape": ""}}, "name": "34", "offsetgroup": "34", "orientation": "v", "showlegend": true, "type": "histogram", "x": [34, 34, 34, 34, 34, 34, 34], "xaxis": "x", "yaxis": "y"}, {"alignmentgroup": "True", "bingroup": "x", "hovertemplate": "age=%{x}<br>count=%{y}<extra></extra>", "legendgroup": "95", "marker": {"color": "#ab63fa", "opacity": 0.9, "pattern": {"shape": ""}}, "name": "95", "offsetgroup": "95", "orientation": "v", "showlegend": true, "type": "histogram", "x": [95, 95, 95, 95, 95, 95, 95], "xaxis": "x", "yaxis": "y"}, {"alignmentgroup": "True", "bingroup": "x", "hovertemplate": "age=%{x}<br>count=%{y}<extra></extra>", "legendgroup": "45", "marker": {"color": "#FFA15A", "opacity": 0.9, "pattern": {"shape": ""}}, "name": "45", "offsetgroup": "45", "orientation": "v", "showlegend": true, "type": "histogram", "x": [45, 45, 45, 45, 45, 45, 45, 45, 45, 45, 45, 45, 45, 45, 45, 45, 45, 45, 45, 45, 45, 45, 45, 45, 45], "xaxis": "x", "yaxis": "y"}, {"alignmentgroup": "True", "bingroup": "x", "hovertemplate": "age=%{x}<br>count=%{y}<extra></extra>", "legendgroup": "28", "marker": {"color": "#19d3f3", "opacity": 0.9, "pattern": {"shape": ""}}, "name": "28", "offsetgroup": "28", "orientation": "v", "showlegend": true, "type": "histogram", "x": [28, 28], "xaxis": "x", "yaxis": "y"}, {"alignmentgroup": "True", "bingroup": "x", "hovertemplate": "age=%{x}<br>count=%{y}<extra></extra>", "legendgroup": "47", "marker": {"color": "#FF6692", "opacity": 0.9, "pattern": {"shape": ""}}, "name": "47", "offsetgroup": "47", "orientation": "v", "showlegend": true, "type": "histogram", "x": [47, 47, 47, 47, 47, 47, 47, 47, 47, 47, 47, 47, 47, 47, 47, 47, 47, 47], "xaxis": "x", "yaxis": "y"}, {"alignmentgroup": "True", "bingroup": "x", "hovertemplate": "age=%{x}<br>count=%{y}<extra></extra>", "legendgroup": "97", "marker": {"color": "#B6E880", "opacity": 0.9, "pattern": {"shape": ""}}, "name": "97", "offsetgroup": "97", "orientation": "v", "showlegend": true, "type": "histogram", "x": [97, 97, 97], "xaxis": "x", "yaxis": "y"}, {"alignmentgroup": "True", "bingroup": "x", "hovertemplate": "age=%{x}<br>count=%{y}<extra></extra>", "legendgroup": "96", "marker": {"color": "#FF97FF", "opacity": 0.9, "pattern": {"shape": ""}}, "name": "96", "offsetgroup": "96", "orientation": "v", "showlegend": true, "type": "histogram", "x": [96, 96, 96, 96, 96], "xaxis": "x", "yaxis": "y"}, {"alignmentgroup": "True", "bingroup": "x", "hovertemplate": "age=%{x}<br>count=%{y}<extra></extra>", "legendgroup": "32", "marker": {"color": "#FECB52", "opacity": 0.9, "pattern": {"shape": ""}}, "name": "32", "offsetgroup": "32", "orientation": "v", "showlegend": true, "type": "histogram", "x": [32, 32, 32], "xaxis": "x", "yaxis": "y"}, {"alignmentgroup": "True", "bingroup": "x", "hovertemplate": "age=%{x}<br>count=%{y}<extra></extra>", "legendgroup": "19", "marker": {"color": "#636efa", "opacity": 0.9, "pattern": {"shape": ""}}, "name": "19", "offsetgroup": "19", "orientation": "v", "showlegend": true, "type": "histogram", "x": [19], "xaxis": "x", "yaxis": "y"}, {"alignmentgroup": "True", "bingroup": "x", "hovertemplate": "age=%{x}<br>count=%{y}<extra></extra>", "legendgroup": "27", "marker": {"color": "#EF553B", "opacity": 0.9, "pattern": {"shape": ""}}, "name": "27", "offsetgroup": "27", "orientation": "v", "showlegend": true, "type": "histogram", "x": [27, 27], "xaxis": "x", "yaxis": "y"}, {"alignmentgroup": "True", "bingroup": "x", "hovertemplate": "age=%{x}<br>count=%{y}<extra></extra>", "legendgroup": "100", "marker": {"color": "#00cc96", "opacity": 0.9, "pattern": {"shape": ""}}, "name": "100", "offsetgroup": "100", "orientation": "v", "showlegend": true, "type": "histogram", "x": [100], "xaxis": "x", "yaxis": "y"}, {"alignmentgroup": "True", "bingroup": "x", "hovertemplate": "age=%{x}<br>count=%{y}<extra></extra>", "legendgroup": "26", "marker": {"color": "#ab63fa", "opacity": 0.9, "pattern": {"shape": ""}}, "name": "26", "offsetgroup": "26", "orientation": "v", "showlegend": true, "type": "histogram", "x": [26, 26], "xaxis": "x", "yaxis": "y"}, {"alignmentgroup": "True", "bingroup": "x", "hovertemplate": "age=%{x}<br>count=%{y}<extra></extra>", "legendgroup": "25", "marker": {"color": "#FFA15A", "opacity": 0.9, "pattern": {"shape": ""}}, "name": "25", "offsetgroup": "25", "orientation": "v", "showlegend": true, "type": "histogram", "x": [25, 25, 25], "xaxis": "x", "yaxis": "y"}, {"alignmentgroup": "True", "bingroup": "x", "hovertemplate": "age=%{x}<br>count=%{y}<extra></extra>", "legendgroup": "29", "marker": {"color": "#19d3f3", "opacity": 0.9, "pattern": {"shape": ""}}, "name": "29", "offsetgroup": "29", "orientation": "v", "showlegend": true, "type": "histogram", "x": [29, 29], "xaxis": "x", "yaxis": "y"}], "layout": {"barmode": "relative", "legend": {"title": {"text": "age"}, "tracegroupgap": 0}, "title": {"text": "<b>Distribution of age in billionaires"}, "xaxis": {"anchor": "y", "categoryarray": [50, 58, 73, 66, 91, 49, 48, 77, 64, 59, 80, 82, 68, 37, 67, 72, 44, 86, 57, 38, 84, 53, 51, 52, 85, 93, 75, 94, 71, 76, 83, 79, 56, 30, 81, 89, 40, 60, 55, 65, 54, 74, 61, 63, 35, 69, 42, 92, 70, 98, 62, 43, 46, 31, 33, 78, 88, 90, 41, 36, 87, 39, 34, 95, 45, 28, 47, 97, 96, 32, 19, 27, 100, 26, 25, 29], "categoryorder": "array", "domain": [0, 1], "title": {"text": "age"}}, "yaxis": {"anchor": "x", "domain": [0, 1], "title": {"text": "count"}}}}
